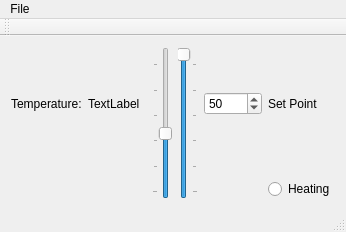
<?xml version="1.0" encoding="UTF-8"?>
<ui version="4.0">
 <class>MainWindow</class>
 <widget class="QMainWindow" name="MainWindow">
  <property name="geometry">
   <rect>
    <x>0</x>
    <y>0</y>
    <width>346</width>
    <height>232</height>
   </rect>
  </property>
  <property name="windowTitle">
   <string>Thermostat</string>
  </property>
  <widget class="QWidget" name="centralWidget">
   <layout class="QGridLayout" name="gridLayout">
    <item row="0" column="0">
     <spacer name="verticalSpacer_2">
      <property name="orientation">
       <enum>Qt::Vertical</enum>
      </property>
      <property name="sizeHint" stdset="0">
       <size>
        <width>20</width>
        <height>13</height>
       </size>
      </property>
     </spacer>
    </item>
    <item row="0" column="2" rowspan="4">
     <widget class="QSlider" name="temperatureSlider">
      <property name="minimum">
       <number>45</number>
      </property>
      <property name="value">
       <number>68</number>
      </property>
      <property name="orientation">
       <enum>Qt::Vertical</enum>
      </property>
      <property name="tickPosition">
       <enum>QSlider::TicksAbove</enum>
      </property>
     </widget>
    </item>
    <item row="0" column="3" rowspan="4">
     <widget class="QSlider" name="setPointSlider">
      <property name="minimum">
       <number>45</number>
      </property>
      <property name="value">
       <number>99</number>
      </property>
      <property name="orientation">
       <enum>Qt::Vertical</enum>
      </property>
      <property name="tickPosition">
       <enum>QSlider::TicksBelow</enum>
      </property>
     </widget>
    </item>
    <item row="0" column="4">
     <spacer name="verticalSpacer_5">
      <property name="orientation">
       <enum>Qt::Vertical</enum>
      </property>
      <property name="sizeHint" stdset="0">
       <size>
        <width>20</width>
        <height>25</height>
       </size>
      </property>
     </spacer>
    </item>
    <item row="1" column="0">
     <widget class="QLabel" name="label">
      <property name="text">
       <string>Temperature:</string>
      </property>
     </widget>
    </item>
    <item row="1" column="1">
     <widget class="QLabel" name="temperatureLabel">
      <property name="text">
       <string>TextLabel</string>
      </property>
     </widget>
    </item>
    <item row="1" column="4">
     <widget class="QSpinBox" name="setPointSpinBox">
      <property name="minimum">
       <number>45</number>
      </property>
      <property name="value">
       <number>50</number>
      </property>
     </widget>
    </item>
    <item row="1" column="5">
     <widget class="QLabel" name="label_2">
      <property name="text">
       <string>Set Point</string>
      </property>
     </widget>
    </item>
    <item row="2" column="0" rowspan="2">
     <spacer name="verticalSpacer_4">
      <property name="orientation">
       <enum>Qt::Vertical</enum>
      </property>
      <property name="sizeHint" stdset="0">
       <size>
        <width>20</width>
        <height>78</height>
       </size>
      </property>
     </spacer>
    </item>
    <item row="2" column="5">
     <spacer name="verticalSpacer_3">
      <property name="orientation">
       <enum>Qt::Vertical</enum>
      </property>
      <property name="sizeHint" stdset="0">
       <size>
        <width>20</width>
        <height>51</height>
       </size>
      </property>
     </spacer>
    </item>
    <item row="3" column="5">
     <widget class="QRadioButton" name="isHeatingRadioButton">
      <property name="text">
       <string>Heating</string>
      </property>
     </widget>
    </item>
   </layout>
  </widget>
  <widget class="QMenuBar" name="menuBar">
   <property name="geometry">
    <rect>
     <x>0</x>
     <y>0</y>
     <width>346</width>
     <height>21</height>
    </rect>
   </property>
   <widget class="QMenu" name="menuFile">
    <property name="title">
     <string>File</string>
    </property>
    <addaction name="actionQuit"/>
   </widget>
   <addaction name="menuFile"/>
  </widget>
  <widget class="QToolBar" name="mainToolBar">
   <attribute name="toolBarArea">
    <enum>TopToolBarArea</enum>
   </attribute>
   <attribute name="toolBarBreak">
    <bool>false</bool>
   </attribute>
  </widget>
  <widget class="QStatusBar" name="statusBar"/>
  <action name="actionQuit">
   <property name="text">
    <string>Quit</string>
   </property>
   <property name="shortcut">
    <string>Ctrl+Q</string>
   </property>
  </action>
 </widget>
 <layoutdefault spacing="6" margin="11"/>
 <resources/>
 <connections>
  <connection>
   <sender>actionQuit</sender>
   <signal>triggered(bool)</signal>
   <receiver>MainWindow</receiver>
   <slot>close()</slot>
   <hints>
    <hint type="sourcelabel">
     <x>-1</x>
     <y>-1</y>
    </hint>
    <hint type="destinationlabel">
     <x>74</x>
     <y>91</y>
    </hint>
   </hints>
  </connection>
 </connections>
</ui>
